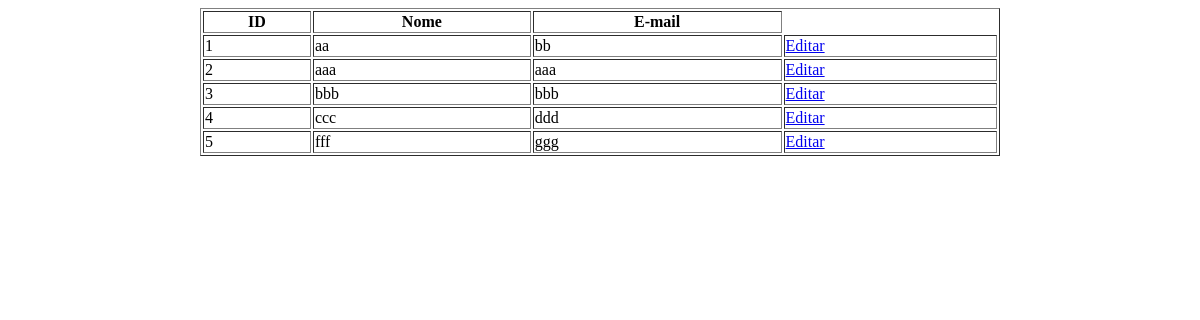
Before: /index.php?action=list with the older database file.
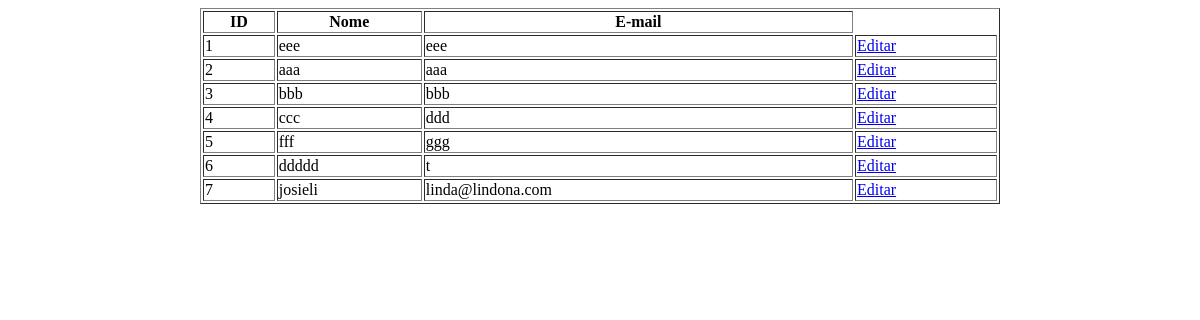
After: the same page with the newer database file.
### tables this page shows
CREATE TABLE contato (
			id INTEGER PRIMARY KEY AUTOINCREMENT, 
			name TEXT, 
			email TEXT);

### includes/App.php (called while the page is built, shortened)
<?php
class app{
	public function __construct(){
		new controle();
	}
}

### index.php (called while the page is built, shortened)
<?php
new Ex4\app ();

### model/ContatoFactory.php (called while the page is built, shortened)
<?php
class ContatoFactory{
	private $file_db;
	public function __construct(){
		try {
			$this->file_db = new PDO('sqlite:model/DBContato.sqlite');
		} catch (PDOException $e) {
			echo 'Connection failed: ' . $e->getMessage();
		}
		$this->file_db->setAttribute(PDO::ATTR_ERRMODE, PDO::ERRMODE_EXCEPTION);
	}
	public function createTable(){
    	$this->file_db->exec("CREATE TABLE IF NOT EXISTS contato (
			id INTEGER PRIMARY KEY AUTOINCREMENT,
			name TEXT,
			email TEXT)");
	}
	public function listing(){
		$busca = "SELECT * FROM contato";
		$stmt = $this->file_db->prepare($busca);
		$stmt->execute();
		$array = $stmt->fetchAll();
		return $array;
	}
}

### view/lista.php (the view, shortened to what this page needs)
<html>
<head>
</head>
<body>
	<div align="center">
		<table  border="1px"  width="800">
			<tr>
				<th>
					ID
				</th>
				<th>
					Nome
				</th>
				<th>
					E-mail
				</th>
			</tr>
				<?php
					for ($i = 0; $i < sizeof($list); $i++){
						$array = $list[$i];
						$a = $array['name'];
						$b = $array['email'];
						$c = $array['id'];
				?>
				<tr>
					<td>
						<?php echo($c); ?>
					</td>
					<td>
						<?php echo($a); ?>
					</td>
					<td>
						<?php echo($b); ?>
					</td>
					<td>
						<a href ="index.php?action=editContactForm&id=<?php echo($c)?>">Editar</a>
					</td>
				</tr>
				<?php } ?>
		</table>
	</div>
</body>
</html>

### controller/controle.php (shortened to what this page needs)
<?php
class controle{
	public function __construct (){
        $this->handleRequest();
    }
	public function listAction(){
		$contatoFactory = new ContatoFactory();
		$list = $contatoFactory->listing();
		include 'view/lista.php';
	}
	public function handleRequest (){
		$action = isset($_GET['action']) ? $_GET['action'] : 'index';
		switch($action){
			case 'list':
				$this->listAction();
				break;
		}
	}
}

Changed rows visible on the page:
changed contato id 1: name "aa" → "eee"; email "bb" → "eee"
added contato: id "6", name "ddddd", email "t"
added contato: id "7", name "josieli", email "linda@lindona.com"
